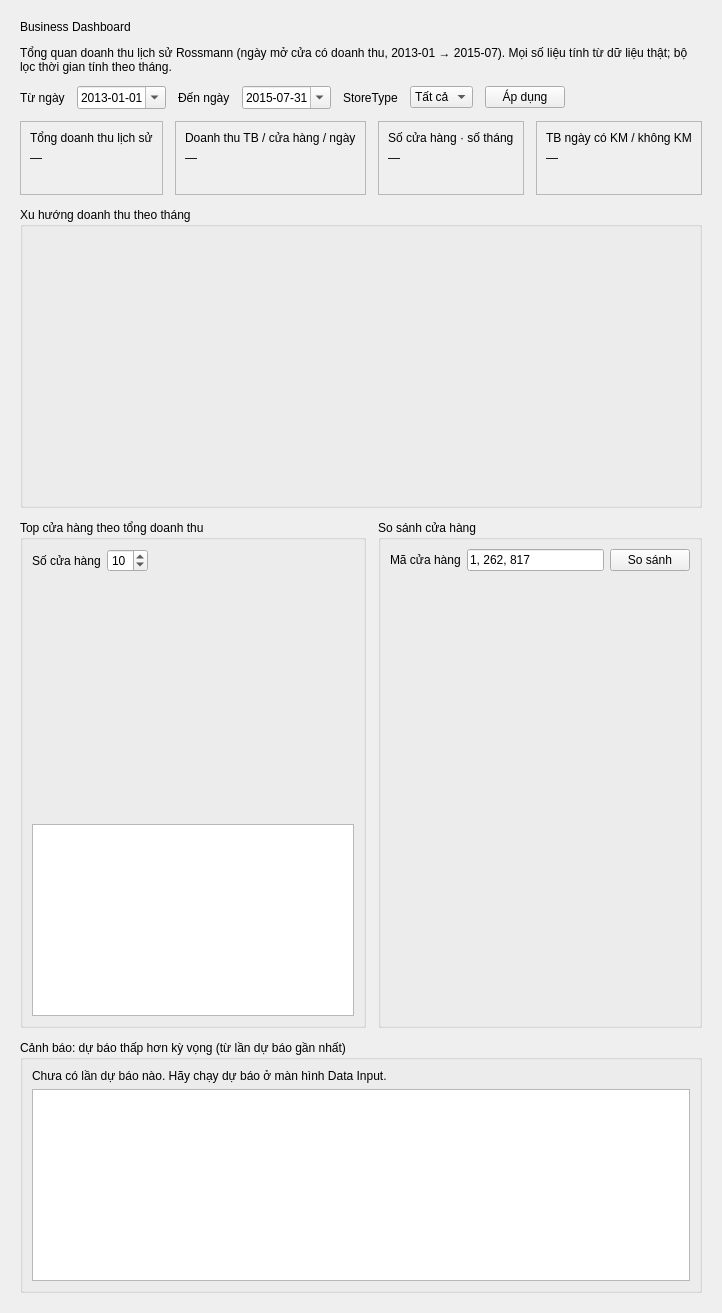
          <widget class="QWidget" name="scrollAreaContentsDashboard">
           <layout class="QGridLayout" name="gridLayoutDashboard">
            <property name="spacing">
             <number>12</number>
            </property>
            <property name="leftMargin">
             <number>20</number>
            </property>
            <property name="topMargin">
             <number>20</number>
            </property>
            <property name="rightMargin">
             <number>20</number>
            </property>
            <property name="bottomMargin">
             <number>20</number>
            </property>
            <item row="0" column="0" colspan="4">
             <layout class="QVBoxLayout" name="verticalLayoutDashHeader">
              <item>
               <widget class="QLabel" name="labelDashboardTitle">
                <property name="text">
                 <string>Business Dashboard</string>
                </property>
                <property name="class" stdset="0">
                 <string notr="true">pageTitle</string>
                </property>
               </widget>
              </item>
              <item>
               <widget class="QLabel" name="labelDashboardSubtitle">
                <property name="text">
                 <string>Tổng quan doanh thu lịch sử Rossmann (ngày mở cửa có doanh thu, 2013-01 → 2015-07). Mọi số liệu tính từ dữ liệu thật; bộ lọc thời gian tính theo tháng.</string>
                </property>
                <property name="wordWrap">
                 <bool>true</bool>
                </property>
                <property name="class" stdset="0">
                 <string notr="true">pageSubtitle</string>
                </property>
               </widget>
              </item>
             </layout>
            </item>
            <item row="1" column="0" colspan="4">
             <layout class="QHBoxLayout" name="horizontalLayoutDashFilter">
              <item>
               <widget class="QLabel" name="labelDashFrom">
                <property name="text">
                 <string>Từ ngày</string>
                </property>
               </widget>
              </item>
              <item>
               <widget class="QDateEdit" name="dateEditDashFrom">
                <property name="calendarPopup">
                 <bool>true</bool>
                </property>
                <property name="displayFormat">
                 <string>yyyy-MM-dd</string>
                </property>
                <property name="date">
                 <date>
                  <year>2013</year>
                  <month>1</month>
                  <day>1</day>
                 </date>
                </property>
               </widget>
              </item>
              <item>
               <widget class="QLabel" name="labelDashTo">
                <property name="text">
                 <string>Đến ngày</string>
                </property>
               </widget>
              </item>
              <item>
               <widget class="QDateEdit" name="dateEditDashTo">
                <property name="calendarPopup">
                 <bool>true</bool>
                </property>
                <property name="displayFormat">
                 <string>yyyy-MM-dd</string>
                </property>
                <property name="date">
                 <date>
                  <year>2015</year>
                  <month>7</month>
                  <day>31</day>
                 </date>
                </property>
               </widget>
              </item>
              <item>
               <widget class="QLabel" name="labelDashStoreType">
                <property name="text">
                 <string>StoreType</string>
                </property>
               </widget>
              </item>
              <item>
               <widget class="QComboBox" name="comboBoxDashStoreType">
                <item>
                 <property name="text">
                  <string>Tất cả</string>
                 </property>
                </item>
                <item>
                 <property name="text">
                  <string>a</string>
                 </property>
                </item>
                <item>
                 <property name="text">
                  <string>b</string>
                 </property>
                </item>
                <item>
                 <property name="text">
                  <string>c</string>
                 </property>
                </item>
                <item>
                 <property name="text">
                  <string>d</string>
                 </property>
                </item>
               </widget>
              </item>
              <item>
               <widget class="QPushButton" name="pushButtonDashApply">
                <property name="text">
                 <string>Áp dụng</string>
                </property>
                <property name="class" stdset="0">
                 <string notr="true">primary</string>
                </property>
               </widget>
              </item>
              <item>
               <spacer name="horizontalSpacer2">
                <property name="orientation">
                 <enum>Qt::Orientation::Horizontal</enum>
                </property>
                <property name="sizeHint">
                 <size>
                  <width>40</width>
                  <height>20</height>
                 </size>
                </property>
               </spacer>
              </item>
             </layout>
            </item>
            <item row="2" column="0">
             <widget class="QFrame" name="frameKpiTotal">
              <property name="frameShape">
               <enum>QFrame::Shape::StyledPanel</enum>
              </property>
              <property name="class" stdset="0">
               <string notr="true">kpi</string>
              </property>
              <layout class="QVBoxLayout" name="verticalLayoutKpiTotal">
               <item>
                <widget class="QLabel" name="labelKpiTotalTitle">
                 <property name="text">
                  <string>Tổng doanh thu lịch sử</string>
                 </property>
                 <property name="class" stdset="0">
                  <string notr="true">kpiTitle</string>
                 </property>
                </widget>
               </item>
               <item>
                <widget class="QLabel" name="labelKpiTotalValue">
                 <property name="text">
                  <string>—</string>
                 </property>
                 <property name="class" stdset="0">
                  <string notr="true">kpiValue</string>
                 </property>
                </widget>
               </item>
               <item>
                <widget class="QLabel" name="labelKpiTotalNote">
                 <property name="text">
                  <string/>
                 </property>
                 <property name="wordWrap">
                  <bool>true</bool>
                 </property>
                 <property name="class" stdset="0">
                  <string notr="true">kpiNote</string>
                 </property>
                </widget>
               </item>
              </layout>
             </widget>
            </item>
            <item row="2" column="1">
             <widget class="QFrame" name="frameKpiAvg">
              <property name="frameShape">
               <enum>QFrame::Shape::StyledPanel</enum>
              </property>
              <property name="class" stdset="0">
               <string notr="true">kpi</string>
              </property>
              <layout class="QVBoxLayout" name="verticalLayoutKpiAvg">
               <item>
                <widget class="QLabel" name="labelKpiAvgTitle">
                 <property name="text">
                  <string>Doanh thu TB / cửa hàng / ngày</string>
                 </property>
                 <property name="class" stdset="0">
                  <string notr="true">kpiTitle</string>
                 </property>
                </widget>
               </item>
               <item>
                <widget class="QLabel" name="labelKpiAvgValue">
                 <property name="text">
                  <string>—</string>
                 </property>
                 <property name="class" stdset="0">
                  <string notr="true">kpiValue</string>
                 </property>
                </widget>
               </item>
               <item>
                <widget class="QLabel" name="labelKpiAvgNote">
                 <property name="text">
                  <string/>
                 </property>
                 <property name="wordWrap">
                  <bool>true</bool>
                 </property>
                 <property name="class" stdset="0">
                  <string notr="true">kpiNote</string>
                 </property>
                </widget>
               </item>
              </layout>
             </widget>
            </item>
            <item row="2" column="2">
             <widget class="QFrame" name="frameKpiStores">
              <property name="frameShape">
               <enum>QFrame::Shape::StyledPanel</enum>
              </property>
              <property name="class" stdset="0">
               <string notr="true">kpi</string>
              </property>
              <layout class="QVBoxLayout" name="verticalLayoutKpiStores">
               <item>
                <widget class="QLabel" name="labelKpiStoresTitle">
                 <property name="text">
                  <string>Số cửa hàng · số tháng</string>
                 </property>
                 <property name="class" stdset="0">
                  <string notr="true">kpiTitle</string>
                 </property>
                </widget>
               </item>
               <item>
                <widget class="QLabel" name="labelKpiStoresValue">
                 <property name="text">
                  <string>—</string>
                 </property>
                 <property name="class" stdset="0">
                  <string notr="true">kpiValue</string>
                 </property>
                </widget>
               </item>
               <item>
                <widget class="QLabel" name="labelKpiStoresNote">
                 <property name="text">
                  <string/>
                 </property>
                 <property name="wordWrap">
                  <bool>true</bool>
                 </property>
                 <property name="class" stdset="0">
                  <string notr="true">kpiNote</string>
                 </property>
                </widget>
               </item>
              </layout>
             </widget>
            </item>
            <item row="2" column="3">
             <widget class="QFrame" name="frameKpiPromo">
              <property name="frameShape">
               <enum>QFrame::Shape::StyledPanel</enum>
              </property>
              <property name="class" stdset="0">
               <string notr="true">kpi</string>
              </property>
              <layout class="QVBoxLayout" name="verticalLayoutKpiPromo">
               <item>
                <widget class="QLabel" name="labelKpiPromoTitle">
                 <property name="text">
                  <string>TB ngày có KM / không KM</string>
                 </property>
                 <property name="class" stdset="0">
                  <string notr="true">kpiTitle</string>
                 </property>
                </widget>
               </item>
               <item>
                <widget class="QLabel" name="labelKpiPromoValue">
                 <property name="text">
                  <string>—</string>
                 </property>
                 <property name="class" stdset="0">
                  <string notr="true">kpiValue</string>
                 </property>
                </widget>
               </item>
               <item>
                <widget class="QLabel" name="labelKpiPromoNote">
                 <property name="text">
                  <string/>
                 </property>
                 <property name="wordWrap">
                  <bool>true</bool>
                 </property>
                 <property name="class" stdset="0">
                  <string notr="true">kpiNote</string>
                 </property>
                </widget>
               </item>
              </layout>
             </widget>
            </item>
            <item row="3" column="0" colspan="4">
             <widget class="QGroupBox" name="groupBoxDashTrend">
              <property name="title">
               <string>Xu hướng doanh thu theo tháng</string>
              </property>
              <layout class="QVBoxLayout" name="verticalLayoutGroupDashTrend">
               <item>
                <widget class="QWidget" name="widgetDashTrend">
                 <property name="minimumSize">
                  <size>
                   <width>0</width>
                   <height>260</height>
                  </size>
                 </property>
                 <layout class="QVBoxLayout" name="verticalLayoutDashTrend">
                  <property name="leftMargin">
                   <number>0</number>
                  </property>
                  <property name="topMargin">
                   <number>0</number>
                  </property>
                  <property name="rightMargin">
                   <number>0</number>
                  </property>
                  <property name="bottomMargin">
                   <number>0</number>
                  </property>
                 </layout>
                </widget>
               </item>
              </layout>
             </widget>
            </item>
            <item row="4" column="0" colspan="2">
             <widget class="QGroupBox" name="groupBoxTopStores">
              <property name="title">
               <string>Top cửa hàng theo tổng doanh thu</string>
              </property>
              <layout class="QVBoxLayout" name="verticalLayoutTopStores">
               <item>
                <layout class="QHBoxLayout" name="horizontalLayoutTopN">
                 <item>
                  <widget class="QLabel" name="labelTopN">
                   <property name="text">
                    <string>Số cửa hàng</string>
                   </property>
                  </widget>
                 </item>
                 <item>
                  <widget class="QSpinBox" name="spinBoxTopN">
                   <property name="minimum">
                    <number>3</number>
                   </property>
                   <property name="maximum">
                    <number>50</number>
                   </property>
                   <property name="value">
                    <number>10</number>
                   </property>
                  </widget>
                 </item>
                 <item>
                  <spacer name="horizontalSpacer3">
                   <property name="orientation">
                    <enum>Qt::Orientation::Horizontal</enum>
                   </property>
                   <property name="sizeHint">
                    <size>
                     <width>40</width>
                     <height>20</height>
                    </size>
                   </property>
                  </spacer>
                 </item>
                </layout>
               </item>
               <item>
                <widget class="QWidget" name="widgetDashTop">
                 <property name="minimumSize">
                  <size>
                   <width>0</width>
                   <height>240</height>
                  </size>
                 </property>
                 <layout class="QVBoxLayout" name="verticalLayoutDashTop">
                  <property name="leftMargin">
                   <number>0</number>
                  </property>
                  <property name="topMargin">
                   <number>0</number>
                  </property>
                  <property name="rightMargin">
                   <number>0</number>
                  </property>
                  <property name="bottomMargin">
                   <number>0</number>
                  </property>
                 </layout>
                </widget>
               </item>
               <item>
                <widget class="QTableWidget" name="tableWidgetTopStores">
                 <property name="minimumSize">
                  <size>
                   <width>0</width>
                   <height>160</height>
                  </size>
                 </property>
                 <property name="alternatingRowColors">
                  <bool>true</bool>
                 </property>
                 <property name="editTriggers">
                  <set>QAbstractItemView::EditTrigger::NoEditTriggers</set>
                 </property>
                </widget>
               </item>
              </layout>
             </widget>
            </item>
            <item row="4" column="2" colspan="2">
             <widget class="QGroupBox" name="groupBoxCompare">
              <property name="title">
               <string>So sánh cửa hàng</string>
              </property>
              <layout class="QVBoxLayout" name="verticalLayoutCompare">
               <item>
                <layout class="QHBoxLayout" name="horizontalLayoutCompare">
                 <item>
                  <widget class="QLabel" name="labelCompare">
                   <property name="text">
                    <string>Mã cửa hàng</string>
                   </property>
                  </widget>
                 </item>
                 <item>
                  <widget class="QLineEdit" name="lineEditCompareStores">
                   <property name="text">
                    <string>1, 262, 817</string>
                   </property>
                   <property name="placeholderText">
                    <string>Ví dụ: 1, 262, 817</string>
                   </property>
                  </widget>
                 </item>
                 <item>
                  <widget class="QPushButton" name="pushButtonCompareStores">
                   <property name="text">
                    <string>So sánh</string>
                   </property>
                   <property name="class" stdset="0">
                    <string notr="true">primary</string>
                   </property>
                  </widget>
                 </item>
                </layout>
               </item>
               <item>
                <widget class="QWidget" name="widgetDashCompare">
                 <property name="minimumSize">
                  <size>
                   <width>0</width>
                   <height>260</height>
                  </size>
                 </property>
                 <layout class="QVBoxLayout" name="verticalLayoutDashCompare">
                  <property name="leftMargin">
                   <number>0</number>
                  </property>
                  <property name="topMargin">
                   <number>0</number>
                  </property>
                  <property name="rightMargin">
                   <number>0</number>
                  </property>
                  <property name="bottomMargin">
                   <number>0</number>
                  </property>
                 </layout>
                </widget>
               </item>
              </layout>
             </widget>
            </item>
            <item row="5" column="0" colspan="4">
             <widget class="QGroupBox" name="groupBoxAlerts">
              <property name="title">
               <string>Cảnh báo: dự báo thấp hơn kỳ vọng (từ lần dự báo gần nhất)</string>
              </property>
              <layout class="QVBoxLayout" name="verticalLayoutAlerts">
               <item>
                <widget class="QLabel" name="labelAlertsSummary">
                 <property name="text">
                  <string>Chưa có lần dự báo nào. Hãy chạy dự báo ở màn hình Data Input.</string>
                 </property>
                 <property name="wordWrap">
                  <bool>true</bool>
                 </property>
                </widget>
               </item>
               <item>
                <widget class="QTableWidget" name="tableWidgetAlerts">
                 <property name="minimumSize">
                  <size>
                   <width>0</width>
                   <height>140</height>
                  </size>
                 </property>
                 <property name="alternatingRowColors">
                  <bool>true</bool>
                 </property>
                 <property name="editTriggers">
                  <set>QAbstractItemView::EditTrigger::NoEditTriggers</set>
                 </property>
                </widget>
               </item>
              </layout>
             </widget>
            </item>
           </layout>
          </widget>
